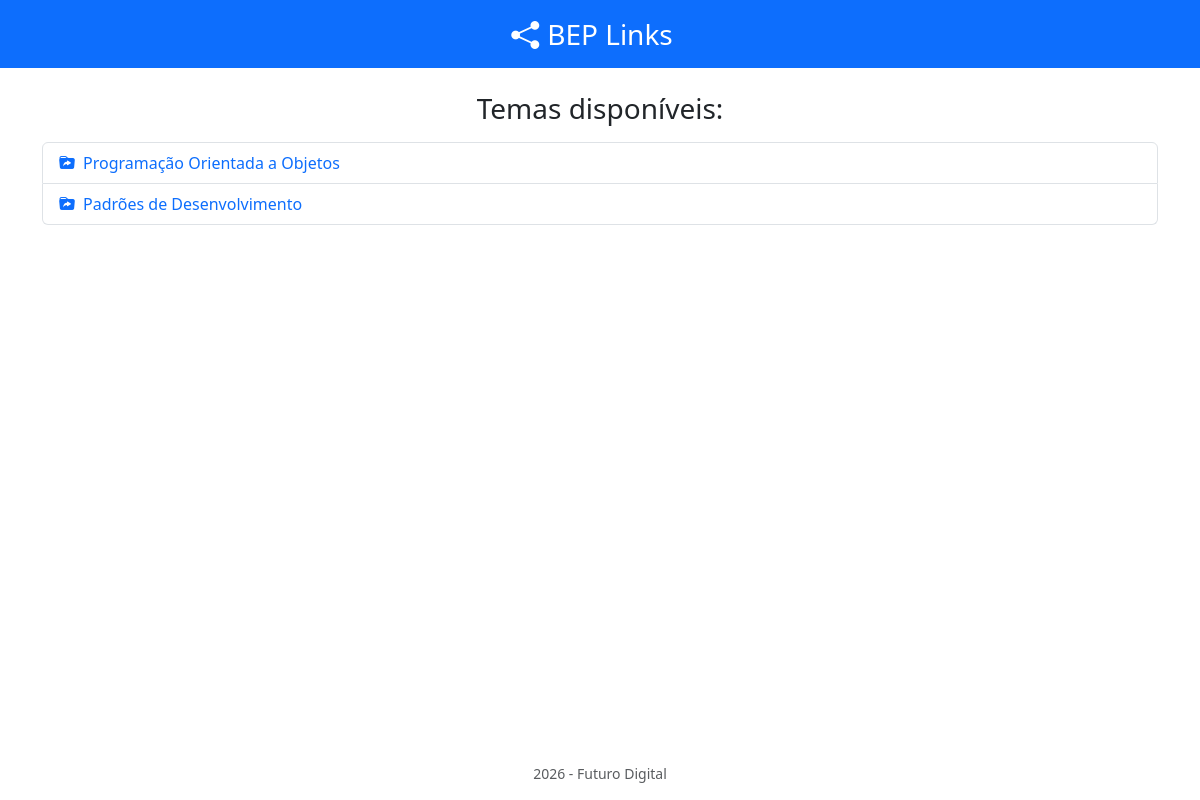
The page / on the database its author committed.
### links/models.py (models this page shows, shortened)
class Tema(models.Model):
    titulo = models.CharField(max_length=200)
    descricao = models.TextField()
    class Meta:
        verbose_name = "Tema"
        verbose_name_plural = "Temas"

### links/views.py (the view)
# urls.py: path("", views.index, name="index" ),
def index(request):
    context = {"lista_temas":Tema.objects.all}
    return render(request, "links/index.html", context)

### links/templates/links/index.html
{% extends "links/base.html" %}
{% block content %}
    {% if lista_temas %}
        <h3 class="text-center">Temas disponíveis:</h1>
        <ol class="list-group my-3">
        {% for tema in lista_temas %}
            <li class="list-group-item list-group-item-action d-flex align-items-center">
                <a href="{% url "links:detalhe" tema.id %}" class="text-decoration-none"><i class="bi bi-folder-symlink-fill text-primary me-2"></i>{{tema.titulo}}</a>
            </li>
        {% endfor %}
        </ol>
    {% else %}
        <h3 class="text-center">Nenhum tema disponível.</h1>
    {% endif %}
{% endblock %}

### rows shown on the page
Tema: titulo "Programação Orientada a Objetos"
Tema: titulo "Padrões de Desenvolvimento"
